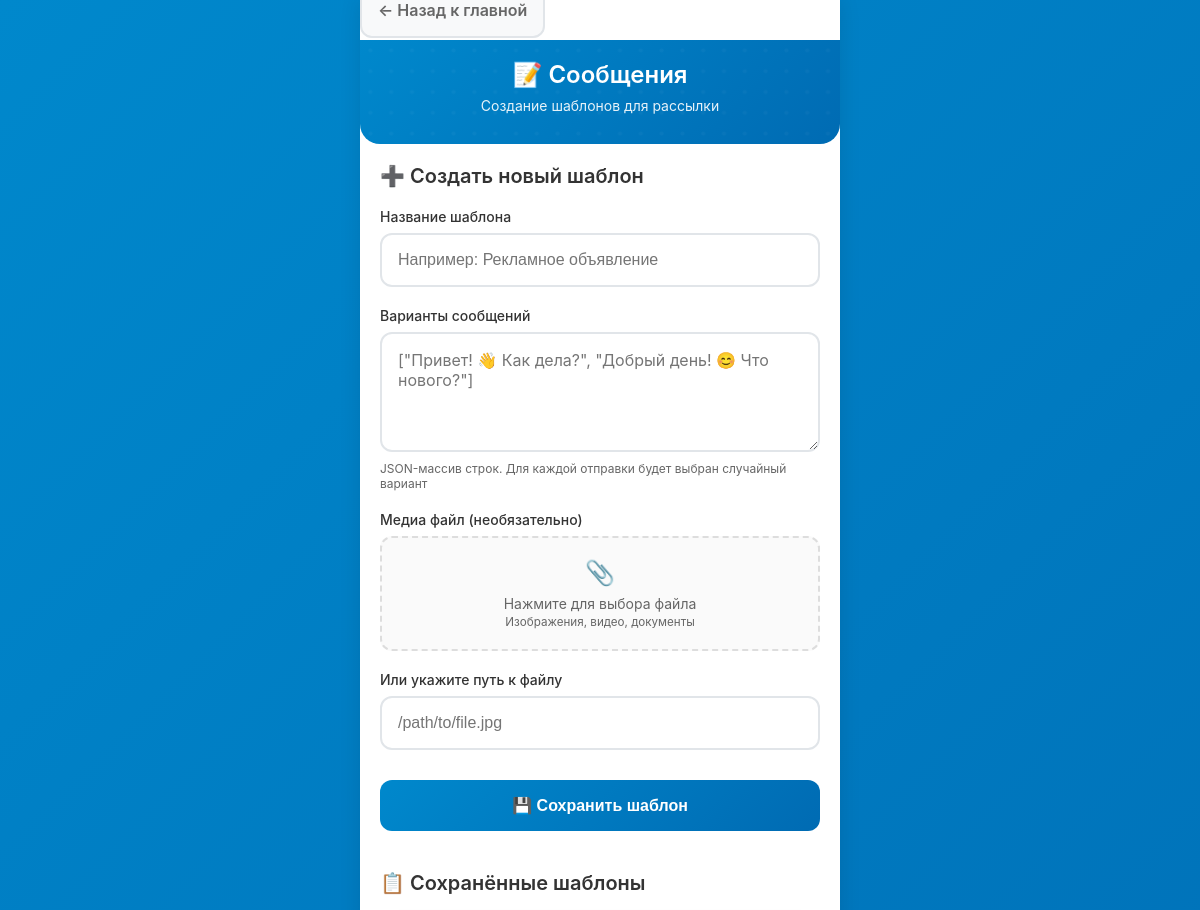
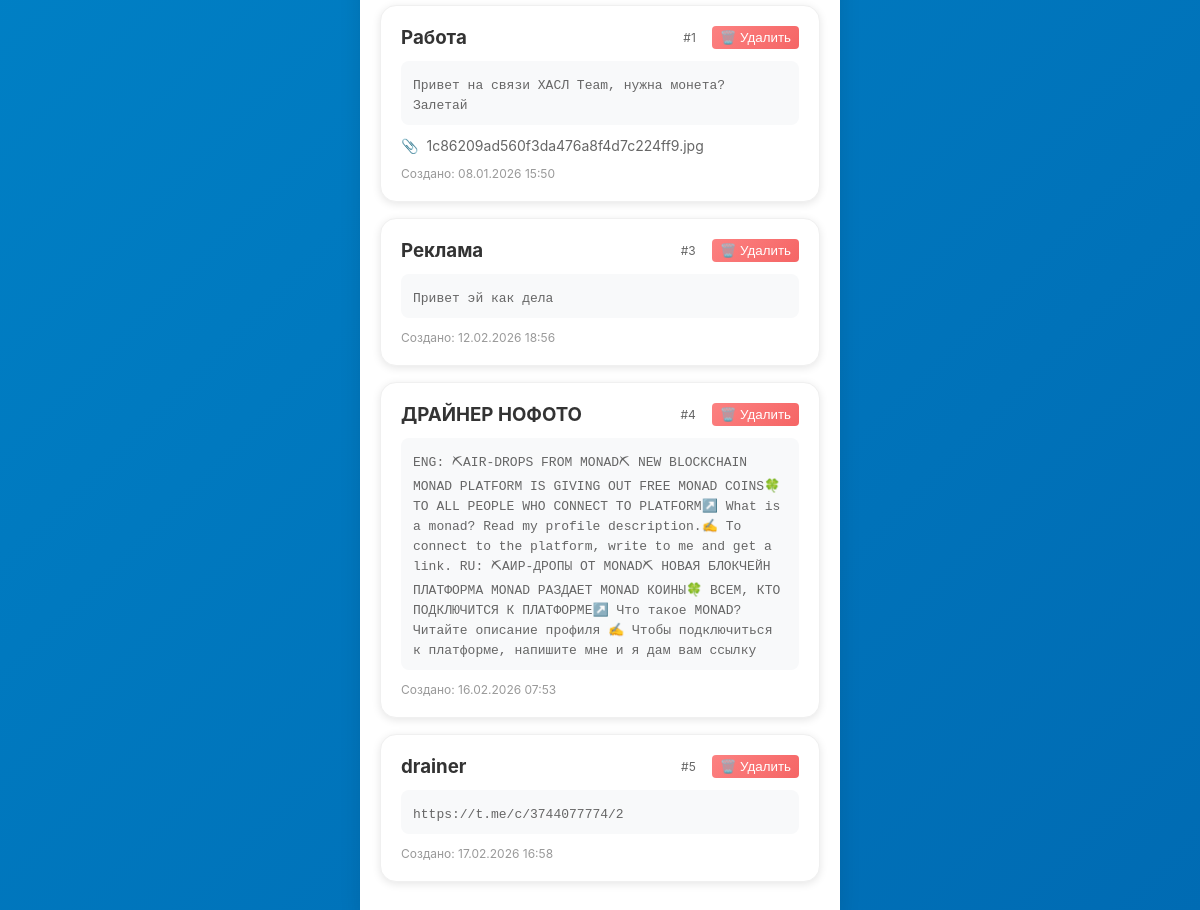
Screenshot of /messages (signed in) with the database file from the repository (2 pictures, top to bottom).
### app/db.py (models this page shows)
class MessageTemplate(SQLModel, table=True):
    id: Optional[int] = Field(default=None, primary_key=True)
    title: str
    variants_json: str                   # JSON-массив с вариантами сообщений
    message_link: Optional[str] = None   # ссылка на пост для премиум эмодзи
    media_path: Optional[str] = None     # путь к файлу (если есть медиа)
    created_at: datetime = Field(default_factory=datetime.utcnow)
    jobs: List["Job"] = Relationship(back_populates="template")

### app/routers.py (the view)
@router.get("/messages", response_class=HTMLResponse)
def list_messages(request: Request, session: Session = Depends(get_session), auth: bool = Depends(check_auth)):
    messages = session.exec(select(MessageTemplate)).all()
    return templates.TemplateResponse("messages.html", {"request": request, "messages": messages})

### app/templates/messages.html (shortened to what this page needs)
{% extends "base.html" %}
{% block content %}
<div style="margin-bottom: 20px;">
    <a href="/" class="btn btn-secondary" style="margin-right: 10px; text-decoration: none;">
        ← Назад к главной
    </a>
</div>
<div class="header">
    <h1>📝 Сообщения</h1>
    <p class="subtitle">Создание шаблонов для рассылки</p>
</div>
<div class="content">
    <div class="page-title">➕ Создать новый шаблон</div>
    <form method="post" action="/messages/add" enctype="multipart/form-data">
        <div class="form-group">
            <label class="form-label">Название шаблона</label>
            <input type="text" name="title" class="form-input" placeholder="Например: Рекламное объявление" required>
        </div>
        <div class="form-group">
            <label class="form-label">Варианты сообщений</label>
            <textarea name="variants_json" class="form-textarea" placeholder='["Привет! 👋 Как дела?", "Добрый день! 😊 Что нового?"]' required></textarea>
            <div style="color: #666; font-size: 12px; margin-top: 5px;">
                JSON-массив строк. Для каждой отправки будет выбран случайный вариант
            </div>
        </div>
        <div class="form-group">
            <label class="form-label">Медиа файл (необязательно)</label>
            <label class="file-upload">
                <div class="file-upload-icon">📎</div>
                <div class="file-upload-text">Нажмите для выбора файла<br><small>Изображения, видео, документы</small></div>
            </label>
        </div>
        <div class="form-group">
            <label class="form-label">Или укажите путь к файлу</label>
            <input type="text" name="media_path" class="form-input" placeholder="/path/to/file.jpg">
        </div>
        <button type="submit" class="btn">💾 Сохранить шаблон</button>
    </form>
    <div style="margin-top: 40px;">
        <div class="page-title">📋 Сохранённые шаблоны</div>
        {% if messages %}
        {% for m in messages %}
        <div class="card">
            <div style="display: flex; justify-content: space-between; align-items: start; margin-bottom: 12px;">
                <h3 style="margin: 0; color: #333;">{{ m.title }}</h3>
                <div style="display: flex; gap: 8px; align-items: center;">
                    <span style="color: #666; font-size: 12px; margin-right: 8px;">#{{ m.id }}</span>
                    <form method="post" action="/messages/{{ m.id }}/delete" style="display: inline;"
                          onsubmit="return confirm('Удалить шаблон {{ m.title }}?')">
                        <button type="submit" class="btn-sm" style="background: linear-gradient(135deg, #fc8181 0%, #f56565 100%); color: white; border: none; padding: 4px 8px; border-radius: 4px; cursor: pointer;">
                            🗑️ Удалить
                        </button>
                    </form>
                </div>
            </div>
            <div style="background: #f8f9fa; padding: 12px; border-radius: 8px; margin-bottom: 12px;">
                <code style="font-size: 13px; color: #666;">{{ m.variants_json }}</code>
            </div>
            {% if m.media_path %}
            <div style="display: flex; align-items: center; gap: 8px; color: #666; font-size: 14px;">
                <span>📎</span>
                <span>{{ m.media_path.split('/')[-1] }}</span>
            </div>
            {% endif %}
            <div style="color: #999; font-size: 12px; margin-top: 12px;">
                Создано: {{ m.created_at.strftime('%d.%m.%Y %H:%M') }}
            </div>
        </div>
        {% endfor %}
        {% else %}
        <div style="text-align: center; color: #666; padding: 40px 20px;">
            <div style="font-size: 48px; margin-bottom: 16px;">📝</div>
            <p>Пока нет шаблонов сообщений</p>
            <p style="font-size: 14px; margin-top: 8px;">Создайте первый шаблон выше</p>
        </div>
        {% endif %}
    </div>
</div>
{% endblock %}

### app/templates/base.html (style rules this page uses)
* { margin: 0; padding: 0; box-sizing: border-box; -webkit-tap-highlight-color: transparent; }
body { font-family: -apple-system, BlinkMacSystemFont, 'Segoe UI', Roboto, 'Helvetica Neue', Arial, sans-serif; background: linear-gradient(135deg, #0088cc 0%, #006bb3 100%); min-height: 100vh; color: #333; overflow-x: hidden; }
.header { background: linear-gradient(135deg, #0088cc 0%, #006bb3 100%); color: white; padding: 20px 20px 30px; position: relative; border-radius: 0 0 20px 20px; }
.header::before { content: ''; position: absolute; top: 0; left: 0; right: 0; height: 100%; opacity: 0.3; pointer-events: none; }
.header h1 { font-size: 24px; font-weight: 600; text-align: center; margin-bottom: 8px; position: relative; z-index: 1; }
.header .subtitle { text-align: center; opacity: 0.9; font-size: 14px; position: relative; z-index: 1; }
.content { padding: 20px; min-height: calc(100vh - 200px); }
.page-title { font-size: 20px; font-weight: 600; color: #333; margin-bottom: 20px; display: flex; align-items: center; gap: 8px; }
.form-group { margin-bottom: 20px; }
.form-label { display: block; font-weight: 500; color: #333; margin-bottom: 8px; font-size: 14px; }
.form-input { width: 100%; padding: 16px; border: 2px solid #e1e5e9; border-radius: 12px; font-size: 16px; transition: all 0.3s ease; background: #fff; }
.form-textarea { width: 100%; padding: 16px; border: 2px solid #e1e5e9; border-radius: 12px; font-size: 16px; min-height: 120px; resize: vertical; font-family: inherit; transition: all 0.3s ease; }
.btn { width: 100%; padding: 16px; background: linear-gradient(135deg, #0088cc 0%, #006bb3 100%); color: white; border: none; border-radius: 12px; font-size: 16px; font-weight: 600; cursor: pointer; transition: all 0.3s ease; margin-top: 10px; }
.btn-secondary { background: #f8f9fa; color: #666; border: 2px solid #e1e5e9; }
.file-upload { position: relative; display: block; width: 100%; padding: 20px; border: 2px dashed #ddd; border-radius: 12px; text-align: center; cursor: pointer; transition: all 0.3s ease; background: #fafafa; }
.file-upload-icon { font-size: 24px; margin-bottom: 8px; color: #666; }
.file-upload-text { color: #666; font-size: 14px; }
.card { background: #fff; border-radius: 16px; padding: 20px; margin-bottom: 16px; box-shadow: 0 2px 8px rgba(0,0,0,0.1); border: 1px solid #f0f0f0; }

### rows the page displays
MessageTemplate: title "Работа", id "1", variants_json "Привет на связи ХАСЛ Team, нужна монета? Залетай", media_path "1c86209ad560f3da476a8f4d7c224ff9.jpg", created_at "08.01.2026 15:50"
MessageTemplate: title "Реклама", id "3", variants_json "Привет эй как дела", created_at "12.02.2026 18:56"
MessageTemplate: title "ДРАЙНЕР НОФОТО", id "4", variants_json "ENG: ⛏AIR-DROPS FROM MONAD⛏ NEW BLOCKCHAIN MONAD PLATFORM IS GIVING OUT FREE MONAD COINS🍀 TO ALL PEOPLE WHO CONNECT TO PLATFORM↗️ What is a monad? Read my profile description.✍️ To connect to the platform, write to me and get a link. RU: ⛏АИР-ДРОПЫ ОТ MONAD⛏ НОВАЯ БЛОКЧЕЙН ПЛАТФОРМА MONAD РАЗДАЕТ MONAD КОИНЫ🍀 ВСЕМ, КТО ПОДКЛЮЧИТСЯ К ПЛАТФОРМЕ↗️ Что такое MONAD? Читайте описание профиля ✍️ Чтобы подключиться к платформе, напишите мне и я дам вам ссылку", created_at "16.02.2026 07:53"
MessageTemplate: title "drainer", id "5", variants_json "https://t.me/c/3744077774/2", created_at "17.02.2026 16:58"
